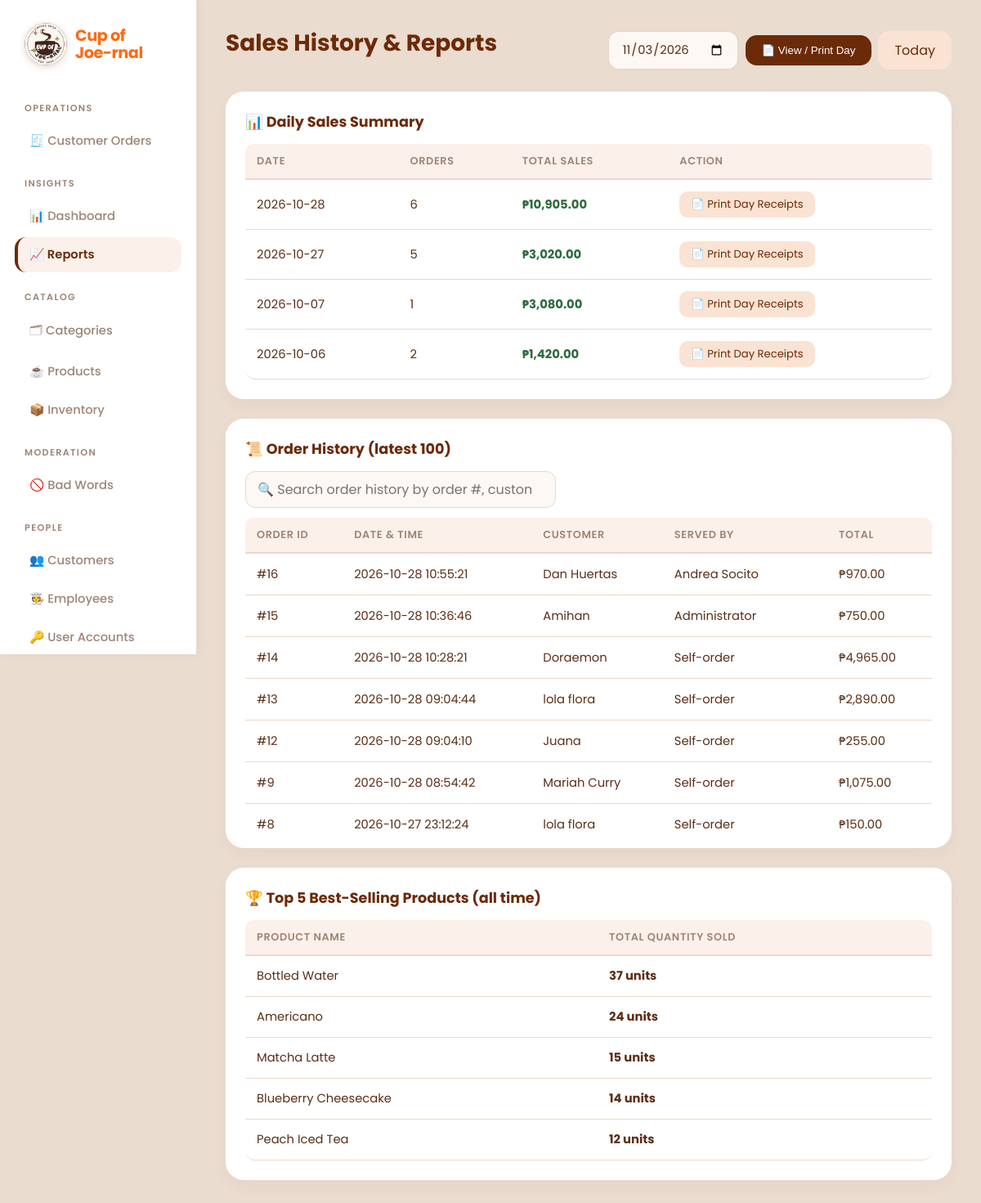
Screenshot of /admin/reports.php (signed in) with the database file from the repository.
### tables this page shows
CREATE TABLE `orders` (
  `order_id` int(11) NOT NULL,
  `customer_id` int(11) NOT NULL,
  `employee_id` int(11) DEFAULT NULL,
  `placed_by_name` varchar(100) DEFAULT NULL,
  `order_date` datetime NOT NULL DEFAULT current_timestamp(),
  `order_type` enum('Take Out','To Go','Deliver') NOT NULL DEFAULT 'Take Out',
  `delivery_address` varchar(255) DEFAULT NULL,
  `contact_phone` varchar(20) DEFAULT NULL,
  `total_amount` decimal(10,2) NOT NULL DEFAULT 0.00,
  `status` enum('Pending','Preparing','Completed','Cancelled') NOT NULL DEFAULT 'Pending'
);

CREATE TABLE `customers` (
  `customer_id` int(11) NOT NULL,
  `customer_name` varchar(100) NOT NULL,
  `loyalty_points` int(11) NOT NULL DEFAULT 0,
  `email` varchar(100) DEFAULT NULL,
  `phone` varchar(20) DEFAULT NULL,
  `photo` varchar(255) DEFAULT NULL
);

### admin/reports.php (the view, shortened to what this page needs)
<?php
include('../includes/config.php');
include('../includes/adminHeader.php');
$e = fn($s) => htmlspecialchars((string)$s, ENT_QUOTES);
$day = $_GET['print_date'] ?? '';
$dt  = DateTime::createFromFormat('Y-m-d', $day);
$day = ($dt && $dt->format('Y-m-d') === $day) ? $day : '';
$today = date('Y-m-d');
?>
<?php if ($day):
    $st = mysqli_prepare($conn, "SELECT o.order_id, o.order_date, c.customer_name,
            COALESCE(e.employee_name,'Self-order') AS employee_name, o.total_amount,
            (SELECT GROUP_CONCAT(CONCAT(oi.quantity,'x ',p.product_name) SEPARATOR ', ')
               FROM order_items oi JOIN products p ON p.product_id = oi.product_id
              WHERE oi.order_id = o.order_id) AS items
        FROM orders o
        JOIN customers c ON o.customer_id = c.customer_id
        LEFT JOIN employees e ON o.employee_id = e.employee_id
        WHERE DATE(o.order_date) = ?
        ORDER BY o.order_date ASC");
    mysqli_stmt_bind_param($st, 's', $day);
    mysqli_stmt_execute($st);
    $orders = mysqli_fetch_all(mysqli_stmt_get_result($st), MYSQLI_ASSOC);
    $st = mysqli_prepare($conn, "SELECT p.product_name, SUM(oi.quantity) AS qty, SUM(oi.quantity * oi.unit_price) AS amount
        FROM order_items oi
        JOIN orders o ON o.order_id = oi.order_id
        JOIN products p ON p.product_id = oi.product_id
        WHERE DATE(o.order_date) = ?
        GROUP BY p.product_id, p.product_name
        ORDER BY qty DESC, p.product_name");
    mysqli_stmt_bind_param($st, 's', $day);
    mysqli_stmt_execute($st);
    $sold = mysqli_fetch_all(mysqli_stmt_get_result($st), MYSQLI_ASSOC);
    $total_sales = array_sum(array_column($orders, 'total_amount'));
    $total_items = array_sum(array_column($sold, 'qty'));
    $pretty = date('F j, Y (l)', strtotime($day));
?>
<div class="report-bar no-print">
    <h2>Daily Report – <?= $e($pretty) ?></h2>
    <div style="display:flex;gap:8px;flex-wrap:wrap">
        <a class="btn alt" href="reports.php">← All Dates</a>
        <button class="btn" onclick="window.print()">🖨️ Print This Day</button>
    </div>
</div>
<div class="report-head">
    <img src="<?= BASE_URL ?>/assets/logo-sm.png" alt="">
    <h2>Cup of Joe-rnal</h2>
    <p><b>DAILY SALES REPORT</b> – <?= $e($pretty) ?></p>
    <p>Printed: <?= date('Y-m-d H:i') ?></p>
</div>
<div class="day-stats">
    <div class="stat dark"><small>Total Sales</small><div class="num">₱<?= number_format($total_sales, 2) ?></div></div>
    <div class="stat"><small>Orders</small><div class="num"><?= count($orders) ?></div></div>
    <div class="stat"><small>Items Sold</small><div class="num"><?= (int)$total_items ?></div></div>
</div>
<div class="panel scroll-panel">
    <b>🧾 Orders on <?= $e($day) ?></b>
    <div class="scroll-body"><table>
        <thead><tr><th>Order</th><th>Time</th><th>Customer</th><th>Items</th><th>Served By</th><th>Total</th></tr></thead>
        <tbody>
        <?php if ($orders): foreach ($orders as $r): ?>
            <tr>
                <td>#<?= (int)$r['order_id'] ?></td>
                <td><?= $e(date('h:i A', strtotime($r['order_date']))) ?></td>
                <td><?= $e($r['customer_name']) ?></td>
                <td><?= $e($r['items']) ?></td>
                <td><?= $e($r['employee_name']) ?></td>
                <td>₱<?= number_format($r['total_amount'], 2) ?></td>
            </tr>
        <?php endforeach; ?>
            <tr><td colspan="5" style="text-align:right;font-weight:700">TOTAL</td><td style="font-weight:700">₱<?= number_format($total_sales, 2) ?></td></tr>
        <?php else: ?>
            <tr><td colspan="6" class="empty">No orders on this day.</td></tr>
        <?php endif; ?>
        </tbody>
    </table></div>
</div>
<div class="panel scroll-panel">
    <b>☕ Items Sold</b>
    <div class="scroll-body"><table>
        <thead><tr><th>Product</th><th>Qty</th><th>Amount</th></tr></thead>
        <tbody>
        <?php if ($sold): foreach ($sold as $r): ?>
            <tr><td><?= $e($r['product_name']) ?></td><td><?= (int)$r['qty'] ?></td><td>₱<?= number_format($r['amount'], 2) ?></td></tr>
        <?php endforeach; else: ?>
            <tr><td colspan="3" class="empty">Nothing sold on this day.</td></tr>
        <?php endif; ?>
        </tbody>
    </table></div>
</div>
<?php else:  ?>
<div class="report-bar">
    <h2>Sales History &amp; Reports</h2>
    <form method="get">
        <input type="date" name="print_date" value="<?= $today ?>" max="<?= $today ?>" required>
        <button type="submit">📄 View / Print Day</button>
        <a class="btn alt" href="reports.php?print_date=<?= $today ?>">Today</a>
    </form>
</div>
<div class="panel scroll-panel">
<b>📊 Daily Sales Summary</b>
<div class="scroll-body"><table>
    <thead><tr><th>Date</th><th>Orders</th><th>Total Sales</th><th>Action</th></tr></thead>
    <tbody>
    <?php
    $daily_res = mysqli_query($conn, "SELECT DATE(order_date) AS day, COUNT(*) AS n, SUM(total_amount) AS sales
                                      FROM orders GROUP BY DATE(order_date) ORDER BY day DESC");
    if (mysqli_num_rows($daily_res) > 0) {
        while ($row = mysqli_fetch_assoc($daily_res)) {
            echo "<tr><td>" . $e($row['day']) . "</td><td>" . (int)$row['n'] . "</td>";
            echo "<td style='font-weight:bold;color:var(--ok);'>₱" . number_format($row['sales'], 2) . "</td>";
            echo "<td><a class='btn sm alt' href='reports.php?print_date=" . $e($row['day']) . "'>📄 Print Day Receipts</a></td></tr>";
        }
    } else {
        echo "<tr><td colspan='4' class='empty'>No daily sales data available.</td></tr>";
    }
    ?>
    </tbody>
</table></div>
</div>
<div class="panel scroll-panel">
<b>📜 Order History (latest 100)</b>
<div class="scroll-body"><table id="histTbl">
    <thead><tr><th>Order ID</th><th>Date &amp; Time</th><th>Customer</th><th>Served By</th><th>Total</th></tr></thead>
    <tbody>
    <?php
        $history_res = mysqli_query($conn, "SELECT o.order_id, o.order_date, c.customer_name,
            COALESCE(e.employee_name, o.placed_by_name, 'Self-order') AS employee_name, o.total_amount
        FROM orders o
        JOIN customers c ON o.customer_id = c.customer_id
        LEFT JOIN employees e ON o.employee_id = e.employee_id
        ORDER BY o.order_date DESC LIMIT 100");
    if (mysqli_num_rows($history_res) > 0) {
        while ($row = mysqli_fetch_assoc($history_res)) {
            echo "<tr><td>#" . (int)$row['order_id'] . "</td><td>" . $e($row['order_date']) . "</td><td>" . $e($row['customer_name']) . "</td><td>" . $e($row['employee_name']) . "</td><td>₱" . number_format($row['total_amount'], 2) . "</td></tr>";
        }
    } else {
        echo "<tr><td colspan='5' class='empty'>No orders yet.</td></tr>";
    }
    ?>
    </tbody>
</table></div>
</div>
<div class="panel scroll-panel">
<b>🏆 Top 5 Best-Selling Products (all time)</b>
<div class="scroll-body"><table>
    <thead><tr><th>Product Name</th><th>Total Quantity Sold</th></tr></thead>
    <tbody>
    <?php
    $best = mysqli_query($conn, "SELECT p.product_name, SUM(oi.quantity) AS sold
                                 FROM order_items oi JOIN products p ON oi.product_id = p.product_id
                                 GROUP BY p.product_id, p.product_name ORDER BY sold DESC LIMIT 5");
    if (mysqli_num_rows($best) > 0) {
        while ($row = mysqli_fetch_assoc($best)) {
            echo "<tr><td>" . $e($row['product_name']) . "</td><td style='font-weight:bold;'>" . (int)$row['sold'] . " units</td></tr>";
        }
    } else {
        echo "<tr><td colspan='2' class='empty'>No sales history available yet.</td></tr>";
    }
    ?>
    </tbody>
</table></div>
</div>
<?php endif; ?>
<?php include('../includes/footer.php'); ?>

### includes/style/style.css (style rules this page uses)
* { box-sizing: border-box; }
:root { --ink: #5a2e16; --brown: #6b2a08; --orange: #ff6a13; --muted: #9e8476; --bg: #ebdcd0; --card: #ffffff; --line: #ebd8cb; --peach: #fcd5bd; --bad: #c4161c; --ok: #2d6a3e; }
body { margin: 0; font-family: 'Poppins', system-ui, -apple-system, sans-serif; color: var(--ink); background: #4a2411; }
.panel { background: var(--card); border-radius: 22px; padding: 22px; box-shadow: 0 4px 14px rgba(107, 42, 8, 0.04); }
.panel > b { display: block; color: var(--brown); font-size: 1.05rem; margin-bottom: 14px; }
button, .btn { display: inline-flex; align-items: center; justify-content: center; font: 600 0.88rem inherit; background: var(--brown); color: #fff; border: 0; border-radius: 12px; padding: 10px 18px; cursor: pointer; text-decoration: none; transition: background 0.2s ease; }
.btn.alt { background: #fbe3d3; color: var(--brown); }
h1, h2, h3 { color: var(--brown); margin: 0 0 16px; }
h2 { font-size: 1.75rem; font-weight: 700; }
.panel, .card { background: var(--card); border-radius: 22px; padding: 24px; margin-bottom: 24px; box-shadow: 0 8px 20px rgba(107, 42, 8, 0.04); }
.panel > b { display: block; color: var(--brown); font-size: 1.1rem; margin-bottom: 14px; }
table { width: 100%; border-collapse: separate; border-spacing: 0; margin-top: 8px; }
th { text-align: left; color: var(--muted); font-weight: 600; font-size: 0.8rem; text-transform: uppercase; letter-spacing: 0.05em; padding: 12px 14px; border-bottom: 2px solid var(--line); }
td { padding: 14px; border-bottom: 1px solid var(--line); font-size: 0.92rem; vertical-align: middle; background: #fff; }
tr:first-child td:first-child { border-top-left-radius: 12px; }
tr:first-child td:last-child { border-top-right-radius: 12px; }
tr:last-child td:first-child { border-bottom-left-radius: 12px; }
tr:last-child td:last-child { border-bottom-right-radius: 12px; }
input, select, textarea { width: 100%; font: inherit; font-size: 0.92rem; padding: 11px 16px; border: 2px solid var(--line); border-radius: 14px; background: #fdf8f4; color: var(--ink); transition: all 0.2s ease; }
button, .btn { display: inline-flex; align-items: center; justify-content: center; font: 600 0.9rem inherit; background: var(--brown); color: #fff; border: 0; border-radius: 14px; padding: 11px 20px; cursor: pointer; text-decoration: none; transition: all 0.2s ease; }
.btn.sm, td button { padding: 6px 14px; font-size: 0.82rem; border-radius: 10px; }
.report-bar { display: flex; justify-content: space-between; align-items: center; gap: 16px; flex-wrap: wrap; margin-bottom: 22px; }
.report-bar form { display: flex; gap: 8px; align-items: center; flex-wrap: wrap; }
.report-bar input[type=date] { width: auto; }

### includes/style/menu.css (style rules this page uses)
.report-bar { display: flex; justify-content: space-between; align-items: center; gap: 16px; flex-wrap: wrap; margin-bottom: 22px; }
.report-bar form { display: flex; gap: 8px; align-items: center; flex-wrap: wrap; }
.report-bar input[type=date] { width: auto; }
.scroll-panel .scroll-body { max-height: 380px; overflow-y: auto; margin-top: 8px; border-radius: 10px; }
.scroll-panel .scroll-body table { margin-top: 0; }
.scroll-panel .scroll-body thead th { position: sticky; top: 0; z-index: 1; background: #fbf1ea; }

### rows the page displays
orders: order_id "16", order_date "2026-10-28 10:55:21", customer.customer_name "Dan Huertas", employee_name "Andrea Socito", total_amount "970.00"
orders: order_id "15", order_date "2026-10-28 10:36:46", customer.customer_name "Amihan", employee_name "Administrator", total_amount "750.00"
orders: order_id "14", order_date "2026-10-28 10:28:21", customer.customer_name "Doraemon", employee_name "Self-order", total_amount "4,965.00"
orders: order_id "13", order_date "2026-10-28 09:04:44", customer.customer_name "lola flora", employee_name "Self-order", total_amount "2,890.00"
orders: order_id "12", order_date "2026-10-28 09:04:10", customer.customer_name "Juana", employee_name "Self-order", total_amount "255.00"
orders: order_id "9", order_date "2026-10-28 08:54:42", customer.customer_name "Mariah Curry", employee_name "Self-order", total_amount "1,075.00"
orders: order_id "8", order_date "2026-10-27 23:12:24", customer.customer_name "lola flora", employee_name "Self-order", total_amount "150.00"

### other values shown
$group "OPERATIONS"
$l "🧾 Customer Orders"
$group "INSIGHTS"
$l "📊 Dashboard"
$l "📈 Reports"
$group "CATALOG"
$l "🗂 Categories"
$l "☕ Products"
$l "📦 Inventory"
$group "MODERATION"
$l "🚫 Bad Words"
$group "PEOPLE"
$l "👥 Customers"
$l "🧑‍🍳 Employees"
$l "🔑 User Accounts"
